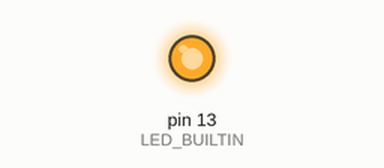
A sketch run on a simulated Arduino Uno, built with avr-gcc and run on an emulated ATmega328P. On the bench: output pins drawn as LEDs (lit = HIGH).

Above: at 0.1 s.
At 3.4 s:
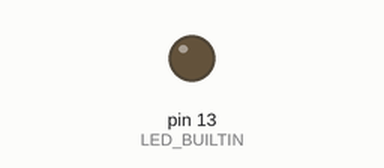
Timing chart, 0 to 6.5 s (numbered marks = the images above):
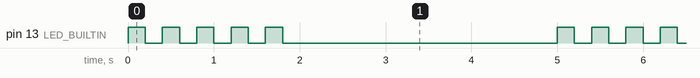

The sketch:

BlinkComFuncao.ino.ino
```cpp
void setup()
{
    pinMode(LED_BUILTIN, OUTPUT);
}

void loop()
{

    pisca (5);
    delay(3000);
}


void pisca( int nvezes)
{
    for( int i=0 ; i< nvezes; i++){
        digitalWrite(LED_BUILTIN, HIGH);
        delay(200);
        digitalWrite(LED_BUILTIN, LOW);
        delay(200);
    }
}
```

Measured:
- by itself, pin 13 (LED_BUILTIN): repeats every 5.0 s: 4 × (LOW 0.20 s, HIGH 0.20 s), LOW 3.2 s, HIGH 0.20 s
- by itself, everything shown: repeats every 5.0 s, in 10 steps
